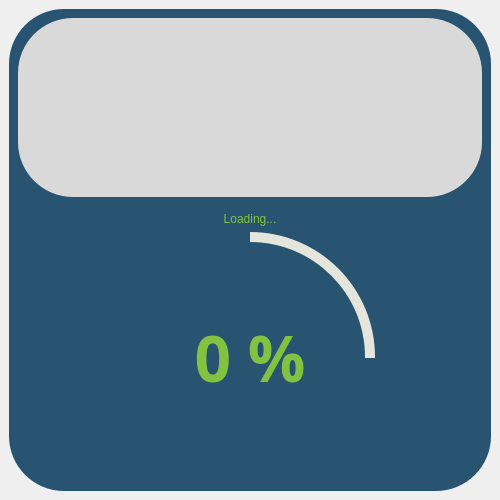
<?xml version="1.0" encoding="UTF-8"?>
<ui version="4.0">
 <class>SplashScreen</class>
 <widget class="QMainWindow" name="SplashScreen">
  <property name="geometry">
   <rect>
    <x>0</x>
    <y>0</y>
    <width>500</width>
    <height>500</height>
   </rect>
  </property>
  <property name="minimumSize">
   <size>
    <width>500</width>
    <height>500</height>
   </size>
  </property>
  <property name="maximumSize">
   <size>
    <width>500</width>
    <height>500</height>
   </size>
  </property>
  <property name="windowTitle">
   <string>MainWindow</string>
  </property>
  <widget class="QWidget" name="centralwidget">
   <layout class="QHBoxLayout" name="horizontalLayout">
    <item>
     <widget class="QFrame" name="base">
      <property name="styleSheet">
       <string notr="true">QFrame {
	background-color: #26495c;
	
	background-color: rgb(40, 84, 113);
	border-radius: 55px;
	border-color: rgb(129, 194, 65);
}</string>
      </property>
      <property name="frameShape">
       <enum>QFrame::StyledPanel</enum>
      </property>
      <property name="frameShadow">
       <enum>QFrame::Raised</enum>
      </property>
      <layout class="QVBoxLayout" name="verticalLayout">
       <item>
        <widget class="QFrame" name="frame_2">
         <property name="styleSheet">
          <string notr="true">image: url(:/pics/images/pics/new_logo.png);
background-color: rgb(217, 217, 217);
border-color: rgb(129, 194, 65);</string>
         </property>
         <property name="frameShape">
          <enum>QFrame::StyledPanel</enum>
         </property>
         <property name="frameShadow">
          <enum>QFrame::Raised</enum>
         </property>
         <property name="lineWidth">
          <number>11</number>
         </property>
         <layout class="QGridLayout" name="gridLayout_2"/>
        </widget>
       </item>
       <item>
        <widget class="QFrame" name="frame_3">
         <property name="frameShape">
          <enum>QFrame::StyledPanel</enum>
         </property>
         <property name="frameShadow">
          <enum>QFrame::Raised</enum>
         </property>
         <layout class="QGridLayout" name="gridLayout">
          <property name="bottomMargin">
           <number>0</number>
          </property>
          <item row="1" column="0">
           <widget class="QFrame" name="load_status_graphic">
            <property name="minimumSize">
             <size>
              <width>250</width>
              <height>250</height>
             </size>
            </property>
            <property name="maximumSize">
             <size>
              <width>250</width>
              <height>250</height>
             </size>
            </property>
            <property name="styleSheet">
             <string notr="true">QFrame {
	border-radius: 125px;
	background-color: qconicalgradient(cx:0.5, cy:0.5, angle:90, stop:0.748 rgba(0, 0, 0, 0), stop:0.75 rgba(229, 229, 220, 255));
	color: rgb(255, 255, 0);
}</string>
            </property>
            <property name="frameShape">
             <enum>QFrame::StyledPanel</enum>
            </property>
            <property name="frameShadow">
             <enum>QFrame::Raised</enum>
            </property>
            <layout class="QHBoxLayout" name="horizontalLayout_3">
             <property name="spacing">
              <number>0</number>
             </property>
             <property name="leftMargin">
              <number>0</number>
             </property>
             <property name="topMargin">
              <number>0</number>
             </property>
             <property name="rightMargin">
              <number>0</number>
             </property>
             <property name="bottomMargin">
              <number>0</number>
             </property>
             <item>
              <widget class="QFrame" name="frame">
               <property name="minimumSize">
                <size>
                 <width>230</width>
                 <height>230</height>
                </size>
               </property>
               <property name="maximumSize">
                <size>
                 <width>230</width>
                 <height>230</height>
                </size>
               </property>
               <property name="styleSheet">
                <string notr="true">QFrame {
	border-radius: 115px;
	background-color: #26495c;	
	background-color: rgb(40, 84, 113);
}</string>
               </property>
               <property name="frameShape">
                <enum>QFrame::StyledPanel</enum>
               </property>
               <property name="frameShadow">
                <enum>QFrame::Raised</enum>
               </property>
               <layout class="QHBoxLayout" name="horizontalLayout_4">
                <item>
                 <widget class="QLabel" name="label">
                  <property name="minimumSize">
                   <size>
                    <width>200</width>
                    <height>100</height>
                   </size>
                  </property>
                  <property name="maximumSize">
                   <size>
                    <width>200</width>
                    <height>100</height>
                   </size>
                  </property>
                  <property name="font">
                   <font>
                    <family>Product Sans</family>
                    <pointsize>48</pointsize>
                    <bold>true</bold>
                   </font>
                  </property>
                  <property name="styleSheet">
                   <string notr="true">QLabel {
	
	color: rgb(129, 194, 64);
}</string>
                  </property>
                  <property name="text">
                   <string>0 %</string>
                  </property>
                  <property name="alignment">
                   <set>Qt::AlignCenter</set>
                  </property>
                 </widget>
                </item>
               </layout>
              </widget>
             </item>
            </layout>
           </widget>
          </item>
          <item row="0" column="0">
           <widget class="QLabel" name="label_2">
            <property name="styleSheet">
             <string notr="true">font: 700 18pt &quot;Segoe UI&quot;;
color: rgb(129, 194, 64);</string>
            </property>
            <property name="text">
             <string>Loading...</string>
            </property>
            <property name="alignment">
             <set>Qt::AlignCenter</set>
            </property>
           </widget>
          </item>
         </layout>
        </widget>
       </item>
      </layout>
     </widget>
    </item>
   </layout>
  </widget>
 </widget>
 <resources>
  <include location="../../../resources.qrc"/>
 </resources>
 <connections/>
</ui>
